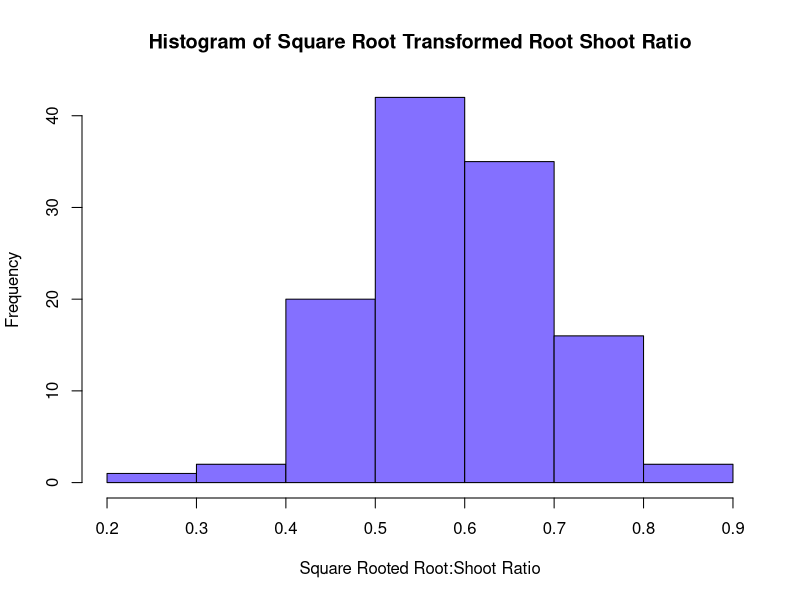
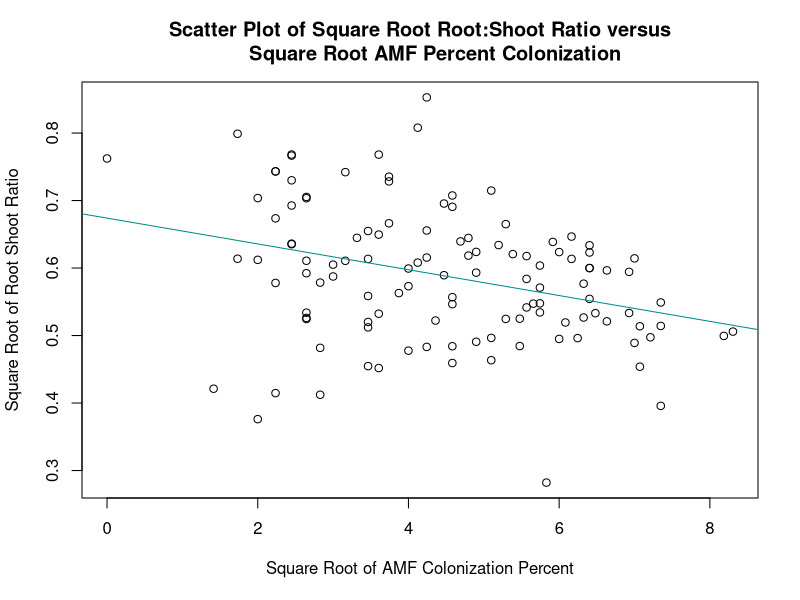

R code for these plots, in order: (Note: this script raises an error after producing the figures.)
## ---- chunk 1
knitr::opts_chunk$set(echo = TRUE)

#loading in packages
library(readr)
library(here)
library(ggplot2)
library(car)
library(tidyverse)

#loading in my data

fungiplant <- read_csv("fungi-plant-data1.csv")

#view data

view(fungiplant)

#subsetting the data so that I only have what is necessary
fungi1 <- subset(fungiplant, Data_type == "fungi")

#view to make sure this is what we want

#getting rid of the NAs by selecting for relevent data
fungi <- fungi1 %>% 
  select(c("Temperature_type", "AMF_colonisation_percent", "Root_shoot_ratio"))
#get rid of the individual NA's within these columns
fungi <- fungi %>%
  na.omit()

#make a square root transformation for all numeric variables
fungi$sqrt_Root_shoot_ratio <- sqrt(fungi$Root_shoot_ratio)
fungi$sqrt_AMF_colonisation_percent <- sqrt(fungi$AMF_colonisation_percent)

#viewing to confirm !
view(fungi) 

## ---- chunk 2
hist(fungi$sqrt_Root_shoot_ratio,
  xlab="Square Rooted Root:Shoot Ratio",
  main="Histogram of Square Root Transformed Root Shoot Ratio",
  col="lightslateblue")

## ---- chunk 3
plot(fungi$sqrt_AMF_colonisation_percent, fungi$sqrt_Root_shoot_ratio,
     xlab="Square Root of AMF Colonization Percent",
     ylab="Square Root of Root Shoot Ratio",
     main="Scatter Plot of Square Root Root:Shoot Ratio versus
     Square Root AMF Percent Colonization")

fit <- lm(sqrt_Root_shoot_ratio~sqrt_AMF_colonisation_percent,data=fungi)
abline(fit,col='darkcyan')
## ---- chunk 4
with(fungi, shapiro.test(sqrt_Root_shoot_ratio[Temperature_type == "High"]))
with(fungi, shapiro.test(sqrt_Root_shoot_ratio[Temperature_type == "Low"]))

leveneTest(fungi$sqrt_Root_shoot_ratio, fungi$Temperature_type)
## ---- chunk 5
High_temp <- subset(fungi, Temperature_type=="High")
Low_temp <- subset(fungi, Temperature_type=="Low")

t.test(High_temp$sqrt_Root_shoot_ratio, Low_temp$sqrt_Root_shoot_ratio, var.equal=TRUE)

mean(High_temp$sqrt_Root_shoot_ratio) #high temp mean of .5445587
mean(Low_temp$sqrt_Root_shoot_ratio) #low temp mean .6346078
#low is higher root:shoot ratio
## ---- chunk 6
summary(fungi.lm)
## ---- chunk 7
ggplot(fungi, aes(x=sqrt_AMF_colonisation_percent, y=sqrt_Root_shoot_ratio,))+
geom_point()+
geom_smooth(method="lm")+
labs(title="ggPlot of Linear Regression", x="Square Root AMF Colonization Percent", y="Square Root Root:Shoot Ratio")
## ---- chunk 8
#loading in my data

fungiplant <- read_csv("fungi-plant-data1.csv")

#subsetting the data so that I only have what I want :)
fungi1 <- subset(fungiplant, Data_type == "fungi")

#now lets get rid of the NAs by only selecting the data that I want
fungi <- fungi1 %>% 
  select(c("Temperature_type", "AMF_colonisation_percent", "Root_shoot_ratio"))

#now we need to get rid of the indivdual NA's within these columns
fungi <- fungi %>%
  na.omit()

#let's make a square root transformation for all our numeric variables
fungi$sqrt_Root_shoot_ratio <- sqrt(fungi$Root_shoot_ratio)
fungi$sqrt_AMF_colonisation_percent <- sqrt(fungi$AMF_colonisation_percent)
## ---- chunk 9
hist(fungi$sqrt_Root_shoot_ratio,
  xlab="Square Rooted Root:Shoot Ratio",
  main="Histogram of Square Root Transformed Root Shoot Ratio",
  col="lightslateblue")

boxplot(sqrt_Root_shoot_ratio~Temperature_type, data=fungi,
        xlab="Temperature Manipulation Type",
        ylab="Square Rooted Root:Shoot Ratio",
        main="Box Plot of Square Rooted Root:Shoot Ratio Data versus 
        Temperature Manipulation Treatment Type",
        col="deeppink")

plot(fungi$sqrt_AMF_colonisation_percent, fungi$sqrt_Root_shoot_ratio,
     xlab="Square Root of AMF Colonization Percent",
     ylab="Square Root of Root Shoot Ratio",
     main="Scatter Plot of Square Root Root:Shoot Ratio versus
     Square Root AMF Percent Colonization")

fit <- lm(sqrt_Root_shoot_ratio~sqrt_AMF_colonisation_percent,data=fungi)
abline(fit,col='darkcyan')

## ---- chunk 10
#checking normality for two-sample t-test
with(fungi, shapiro.test(sqrt_Root_shoot_ratio[Temperature_type == "High"]))
with(fungi, shapiro.test(sqrt_Root_shoot_ratio[Temperature_type == "Low"]))

leveneTest(fungi$sqrt_Root_shoot_ratio, fungi$Temperature_type)

## ---- chunk 11
#two-sample t-test 

High_temp <- subset(fungi, Temperature_type=="High")
Low_temp <- subset(fungi, Temperature_type=="Low")

t.test(High_temp$sqrt_Root_shoot_ratio, Low_temp$sqrt_Root_shoot_ratio, var.equal=TRUE)

mean(High_temp$sqrt_Root_shoot_ratio) 
mean(Low_temp$sqrt_Root_shoot_ratio) 

#linear regression

fungi.lm <- lm(sqrt_Root_shoot_ratio ~ sqrt_AMF_colonisation_percent, data=fungi)

par(mfrow = c(2,2))
plot(fungi.lm)
summary(fungi.lm)

#ggplot
ggplot(fungi, aes(x=sqrt_AMF_colonisation_percent, y=sqrt_Root_shoot_ratio,))+
geom_point()+
geom_smooth(method="lm")+
labs(title="ggPlot of Linear Regression", x="Square Root AMF Colonization Percent", y="Square Root Root:Shoot Ratio")

## ---- chunk 12
citation("car")
citation("readr")
citation("here")
citation("ggplot2")
citation("tidyverse")
